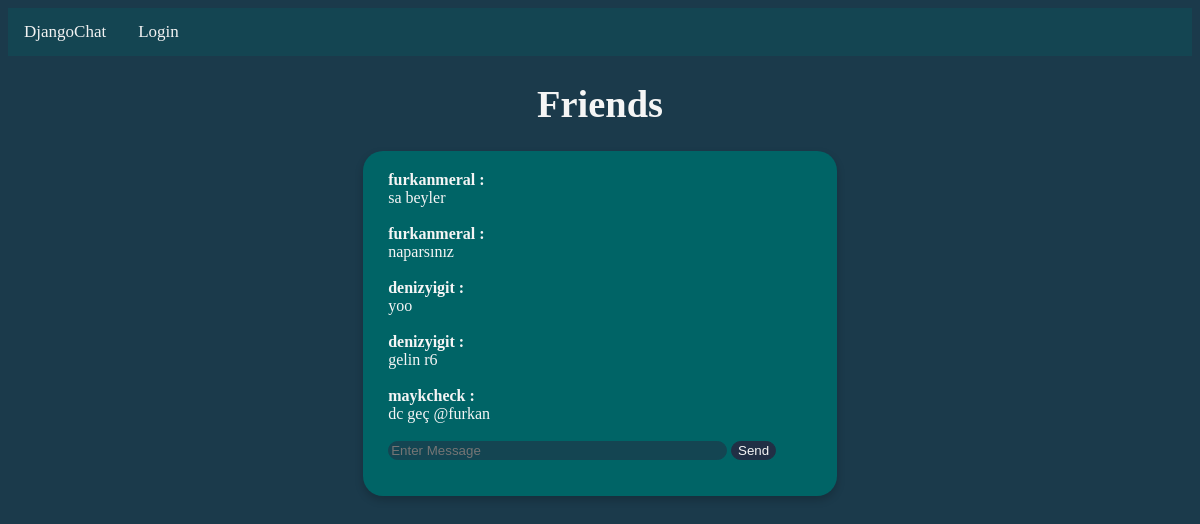
Screenshot of /rooms/friends/ with the database file from the repository.
### chatapp/models.py (models this page shows)
class ChatRoom(models.Model):
    name = models.CharField(max_length=100)
    slug = models.SlugField(unique=True)

class ChatMessage(models.Model):
    user = models.ForeignKey(User, on_delete=models.CASCADE)
    room = models.ForeignKey(ChatRoom, on_delete=models.CASCADE)
    message_content = models.TextField()
    date = models.DateTimeField(auto_now=True)
    class Meta:
        ordering=('date',)

### chatapp/views.py (the view)
# urls.py: path('<slug:slug>/',views.chatroom,
def chatroom(request,slug):
    chatroom = ChatRoom.objects.get(slug=slug)
    messages = ChatMessage.objects.filter(room=chatroom)[0:30]
    return render(request,'chatapp/room.html', {
        'chatroom':chatroom,
        'messages':messages,
    })

### chatapp/templates/chatapp/room.html (shortened to what this page needs)
{% extends 'chatapp/base.html' %}
{% load static %}
{% block css_files %}
    <link rel="stylesheet" href="{% static 'chatapp/room.css' %}">
{%endblock%}
{% block body %}
<div class="header">
    <h1>{{ chatroom.name }}</h1>
</div>
<div class="card">
    <div class="container">
        <div class="message-content" id="chat-messages">
            {% for message in messages %}
                <div class="mesaj"><div class="nick">{{ message.user.username }} :</div> {{ message.message_content }}</div> </br>
            {% endfor %}
        </div>
        <form method="POST">
            <input class="mesaj-giris" id="message-input" type="text" name="message" placeholder="Enter Message">
            <button class="buton" id="send-button" type="submit">Send</button>
        </form>
    </div>
</div>
{% endblock %}

### chatapp/templates/chatapp/base.html
{% load static %}
<html>
    <head>
        <link rel="stylesheet" href="{% static 'chatapp/styles.css' %}">
        {% block css_files %}{%endblock%}
    </head>
    <body>
        <div class="topnav">
            <a class="active" href="{% url 'index' %}">DjangoChat</a>
            {% if request.user.is_authenticated %}
                <a href="{% url 'logout' %}">Logout</a>
            {% else %}
                <a href="{% url 'login' %}">Login</a>
            {% endif %}
        </div>
        {% block body %}
        {% endblock %}
    </body>
</html>

### chatapp/static/chatapp/styles.css (style rules this page uses)
body { background-color: #1b3a4b ; }
.topnav { overflow: hidden; background-color: #144552; }
.topnav a { float: left; color: #f2f2f2; text-align: center; padding: 14px 16px; text-decoration: none; font-size: 17px; }

### chatapp/static/chatapp/room.css (style rules this page uses)
.header { color: whitesmoke; text-align: center; font-size: larger; font-family: "Times New Roman", Times, serif; }
.message-content { color: whitesmoke; }
.card { box-shadow: 0 4px 8px 0 rgba(0,0,0,0.2); transition: 0.3s; width: 40%; background-color: #006466; border-radius: 20px; margin-left: 30%; }
.container { padding: 20px 25px; }
.nick { font-weight: bold; }
.mesaj-giris { border-radius: 10px; border: 1px solid #144552; background-color: #144552; outline: none; color: white; width: 80%; }
.buton { border-radius: 10px; outline: none; border: 1px solid #212f45; color: whitesmoke; background-color: #212f45; }

### rows the page displays
ChatRoom: name "Friends"
ChatMessage: user.username "furkanmeral", message_content "sa beyler"
ChatMessage: user.username "furkanmeral", message_content "naparsınız"
ChatMessage: user.username "denizyigit", message_content "yoo"
ChatMessage: user.username "denizyigit", message_content "gelin r6"
ChatMessage: user.username "maykcheck", message_content "dc geç @furkan"
